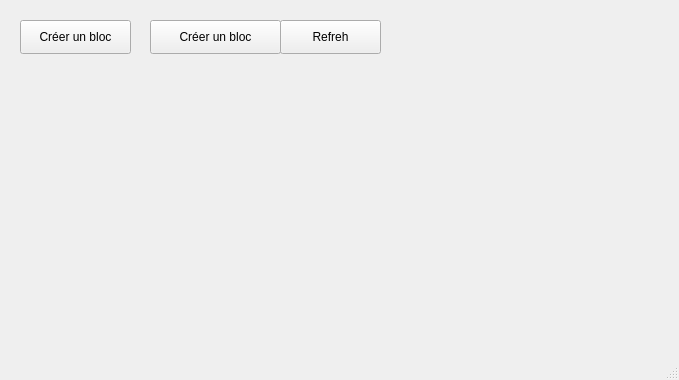
<?xml version="1.0" encoding="UTF-8"?>
<ui version="4.0">
 <class>MainWindow</class>
 <widget class="QMainWindow" name="MainWindow">
  <property name="geometry">
   <rect>
    <x>0</x>
    <y>0</y>
    <width>679</width>
    <height>380</height>
   </rect>
  </property>
  <property name="windowTitle">
   <string>Tobias's Creator Page</string>
  </property>
  <widget class="QWidget" name="centralwidget">
   <widget class="QPushButton" name="pushButton">
    <property name="geometry">
     <rect>
      <x>20</x>
      <y>20</y>
      <width>111</width>
      <height>34</height>
     </rect>
    </property>
    <property name="text">
     <string>Créer un bloc</string>
    </property>
   </widget>
   <widget class="QPushButton" name="pushButton_2">
    <property name="geometry">
     <rect>
      <x>150</x>
      <y>20</y>
      <width>131</width>
      <height>34</height>
     </rect>
    </property>
    <property name="text">
     <string>Créer un bloc</string>
    </property>
   </widget>
   <widget class="QPushButton" name="pushButton_3">
    <property name="geometry">
     <rect>
      <x>280</x>
      <y>20</y>
      <width>101</width>
      <height>34</height>
     </rect>
    </property>
    <property name="text">
     <string>Refreh</string>
    </property>
   </widget>
  </widget>
  <widget class="QStatusBar" name="statusbar"/>
 </widget>
 <resources/>
 <connections/>
</ui>
